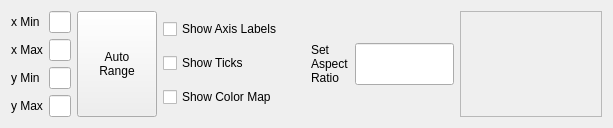
             <widget class="QWidget" name="plotsettings_2">
              <attribute name="title">
               <string>Plot Settings</string>
              </attribute>
              <layout class="QVBoxLayout" name="verticalLayout_21">
               <item>
                <layout class="QHBoxLayout" name="horizontalLayout_7" stretch="2,2,2,2">
                 <item>
                  <layout class="QGridLayout" name="gridLayout_3" columnstretch="1,1" columnminimumwidth="1,1">
                   <item row="1" column="0">
                    <layout class="QFormLayout" name="formLayout_8">
                     <property name="formAlignment">
                      <set>Qt::AlignmentFlag::AlignLeading|Qt::AlignmentFlag::AlignLeft|Qt::AlignmentFlag::AlignVCenter</set>
                     </property>
                     <item row="0" column="0">
                      <widget class="QLabel" name="label_14">
                       <property name="text">
                        <string>y Min</string>
                       </property>
                      </widget>
                     </item>
                     <item row="0" column="1">
                      <widget class="QLineEdit" name="ymin_2"/>
                     </item>
                     <item row="1" column="0">
                      <widget class="QLabel" name="label_15">
                       <property name="text">
                        <string>y Max</string>
                       </property>
                      </widget>
                     </item>
                     <item row="1" column="1">
                      <widget class="QLineEdit" name="ymax_2"/>
                     </item>
                    </layout>
                   </item>
                   <item row="0" column="0">
                    <layout class="QFormLayout" name="formLayout_9">
                     <property name="formAlignment">
                      <set>Qt::AlignmentFlag::AlignLeading|Qt::AlignmentFlag::AlignLeft|Qt::AlignmentFlag::AlignVCenter</set>
                     </property>
                     <item row="0" column="0">
                      <widget class="QLabel" name="label_16">
                       <property name="text">
                        <string>x Min</string>
                       </property>
                      </widget>
                     </item>
                     <item row="0" column="1">
                      <widget class="QLineEdit" name="xmin_2">
                       <property name="text">
                        <string/>
                       </property>
                      </widget>
                     </item>
                     <item row="1" column="0">
                      <widget class="QLabel" name="label_17">
                       <property name="text">
                        <string>x Max</string>
                       </property>
                      </widget>
                     </item>
                     <item row="1" column="1">
                      <widget class="QLineEdit" name="xmax_2"/>
                     </item>
                    </layout>
                   </item>
                   <item row="0" column="1" rowspan="2">
                    <widget class="QPushButton" name="autoRange1d_2">
                     <property name="sizePolicy">
                      <sizepolicy hsizetype="Expanding" vsizetype="Minimum">
                       <horstretch>0</horstretch>
                       <verstretch>0</verstretch>
                      </sizepolicy>
                     </property>
                     <property name="text">
                      <string>Auto
Range</string>
                     </property>
                    </widget>
                   </item>
                  </layout>
                 </item>
                 <item>
                  <layout class="QVBoxLayout" name="verticalLayout_19">
                   <item>
                    <widget class="QCheckBox" name="showAxisLabels_2">
                     <property name="text">
                      <string>Show Axis Labels</string>
                     </property>
                    </widget>
                   </item>
                   <item>
                    <widget class="QCheckBox" name="showTicks">
                     <property name="text">
                      <string>Show Ticks</string>
                     </property>
                    </widget>
                   </item>
                   <item>
                    <widget class="QCheckBox" name="showColormap">
                     <property name="text">
                      <string>Show Color Map</string>
                     </property>
                    </widget>
                   </item>
                  </layout>
                 </item>
                 <item>
                  <layout class="QVBoxLayout" name="verticalLayout_20">
                   <item>
                    <layout class="QFormLayout" name="formLayout_10">
                     <property name="formAlignment">
                      <set>Qt::AlignmentFlag::AlignLeading|Qt::AlignmentFlag::AlignLeft|Qt::AlignmentFlag::AlignVCenter</set>
                     </property>
                     <item row="0" column="1">
                      <widget class="QLineEdit" name="lineEdit_8">
                       <property name="sizePolicy">
                        <sizepolicy hsizetype="Expanding" vsizetype="Preferred">
                         <horstretch>0</horstretch>
                         <verstretch>0</verstretch>
                        </sizepolicy>
                       </property>
                      </widget>
                     </item>
                     <item row="0" column="0">
                      <widget class="QLabel" name="label_19">
                       <property name="text">
                        <string>Set
Aspect
Ratio</string>
                       </property>
                      </widget>
                     </item>
                    </layout>
                   </item>
                  </layout>
                 </item>
                 <item>
                  <widget class="QScrollArea" name="scrollArea_2">
                   <property name="widgetResizable">
                    <bool>true</bool>
                   </property>
                   <widget class="QWidget" name="scrollAreaWidgetContents_2">
                    <property name="geometry">
                     <rect>
                      <x>0</x>
                      <y>0</y>
                      <width>167</width>
                      <height>107</height>
                     </rect>
                    </property>
                   </widget>
                  </widget>
                 </item>
                </layout>
               </item>
              </layout>
             </widget>
